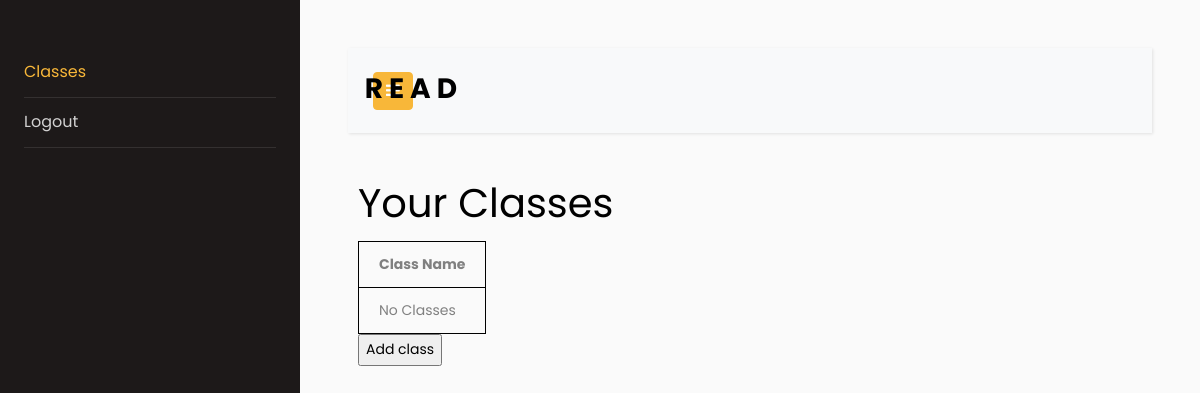
The app's page /read/teacher/classes/ (signed in), older data.
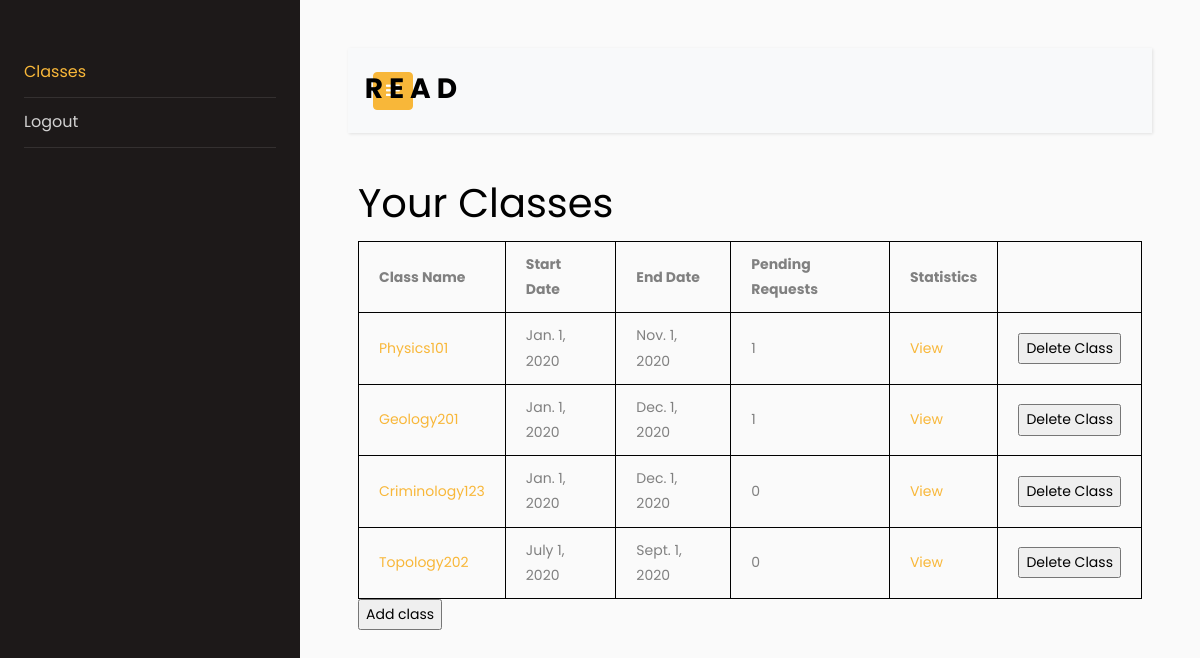
The same page, newer data.
### read/models.py (models this page shows, shortened)
class Classroom(models.Model):
    name = models.SlugField(max_length = 100, blank=False)
    start_date = models.DateField(blank=False)
    end_date = models.DateField(blank=False)
    teacher = models.ForeignKey(Teacher, on_delete=models.CASCADE, blank=False)

### read/views.py (the view)
# urls.py: path('teacher/classes/', views.teacher_classes_view, name='teacher_classes_view'),
@login_required
@user_passes_test(user_is_teacher)
@user_passes_test(user_not_admin, login_url='/read/admin_redirected')
def teacher_classes_view(request):
    action = request.POST.get('action')
    if(action == 'add_class'):
        return HttpResponseRedirect(reverse('teacher_adds_classroom_view'))
    elif(action == 'delete'):
        class_name = request.POST.get('class_name')
        assert class_name is not None
        _class = Classroom.objects.get(name=class_name)
        _class.delete()
    else:
        assert action is None
    cur_teacher = Teacher.objects.get(user_id=request.user.id)
    try:
        classes = Classroom.objects.filter(teacher_id=cur_teacher.user_id)
        pending_requests = [0 for x in range(classes.count())]
        for idx, _class in enumerate(classes):
            pending_requests[idx] = Enrolled_in.objects.filter(classroom=_class, status = False).count()
    except(Classroom.DoesNotExist):
        classes = None
        pending_requests = None
    return render(request, 'read/teacher/teacher_classes.html', {'classes' : classes, 'pending_requests' : pending_requests})

### read/templatetags/my_index_filter.py (called while the page is built)
@register.filter(name='index')
def index(value, idx):
    return value[idx]

### read/views.py (called while the page is built)
def user_is_teacher(user):
    return user.is_teacher

def user_not_admin(user):
    return not user.is_superuser

### read/templates/read/teacher/teacher_classes.html (shortened to what this page needs)
{% extends "./teacher_base.html" %}
{% block content %}
{% load my_index_filter %}
    <h1>Your Classes</h1>
    <table>
        <th>Class Name</th>
        {% if classes %}
            <th>Start Date</th>
            <th>End Date</th>
            <th>Pending Requests</th>
            <th> Statistics</th>
        {% endif %}
        {% for class in classes %}
            <tr>
                <td><a href="{% url 'teacher_specific_class_view' class.name %}">{{ class.name }}</a></td>
                <td>{{ class.start_date }}</td>
                <td>{{ class.end_date }}</td>
                <td>{{ pending_requests|index:forloop.counter0 }}</td>
                <td><a href="{% url 'teacher_stats_view' class.name %}" >View</a></td>
                <td>
                    <form action="{% url 'teacher_classes_view' %}" method="post">
                        <input type="submit" value="Delete Class">
                    </form>
                </td>
            </tr>
            {% empty %}
            <tr>
                <td>No Classes</td>
            </tr>
        {% endfor %}
    </table>
    <form action="{% url 'teacher_classes_view' %}" method="post">
        <input type="submit" value="Add class">
    </form>
{% endblock %}

### read/templates/read/teacher/teacher_base.html (shortened to what this page needs)
<!DOCTYPE html>
<html lang="en">
<head>
    <link rel="stylesheet" href="https://stackpath.bootstrapcdn.com/font-awesome/4.7.0/css/font-awesome.min.css">
    {% load static %}
    <link rel="stylesheet" type="text/css" href="{% static 'read/teacher_base.css' %}">
    <link rel="stylesheet" type="text/css" href="{% static 'read/css/style.css' %}">
</head>
<body>
     <div class="wrapper d-flex align-items-stretch">
			<nav id="sidebar">
				<div class="p-4 pt-5">
	        <ul class="list-unstyled components mb-5">
	          <li class="active">
                  <a href="{% url 'teacher_classes_view' %}">Classes</a>
	          </li>
	          <li>
                <a href="{% url 'logout_view' %}"  onclick="signOut();">Logout</a>
	          </li>
	        </ul>
	      </div>
    	</nav>
      <div id="content" class="p-4 p-md-5">
        <nav class="navbar navbar-expand-lg navbar-light bg-light">
          <div class="container-fluid">
            <button type="button" id="sidebarCollapse" class="btn btn-primary">
              <i class="fa fa-bars"></i>
            </button>
              <h3 style="font-weight: bold; padding-left: 20px; padding-top: 5px; position: relative; left:-670px;"> R E A D</h3>
          </div>
        </nav>
           <div class="main">
            {% block content %}
            {% endblock %}
           </div>
      </div>
		</div>
</body>
</html>

### read/static/read/teacher_base.css (style rules this page uses)
body { font-family: "Lato", sans-serif; }
.main { margin-left: 0px; font-size: 14px; padding: 0px 10px; }
table { border-collapse: collapse; border: 1px solid black; }
td, th { border: 1px solid black; padding: 10px 20px; }

Row changes from the older to the newer data that the page shows:
added Classroom: name "Physics101", start_date "Jan. 1, 2020", end_date "Nov. 1, 2020", counter0 "1"
added Classroom: name "Geology201", start_date "Jan. 1, 2020", end_date "Dec. 1, 2020", counter0 "1"
added Classroom: name "Criminology123", start_date "Jan. 1, 2020", end_date "Dec. 1, 2020", counter0 "0"
added Classroom: name "Topology202", start_date "July 1, 2020", end_date "Sept. 1, 2020", counter0 "0"
Text that changed along with them:
text no longer shown: "No Classes"
text now shown: "Start Date End Date Pending Requests Statistics"
